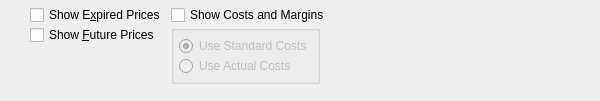
<?xml version="1.0" encoding="UTF-8"?>
<ui version="4.0">
 <comment>This file is part of the xTuple ERP: PostBooks Edition, a free and
open source Enterprise Resource Planning software suite,
Copyright (c) 1999-2011 by OpenMFG LLC, d/b/a xTuple.
It is licensed to you under the Common Public Attribution License
version 1.0, the full text of which (including xTuple-specific Exhibits)
is available at www.xtuple.com/CPAL.  By using this software, you agree
to be bound by its terms.</comment>
 <class>dspPricesByCustomer</class>
 <widget class="QWidget" name="dspPricesByCustomer">
  <property name="geometry">
   <rect>
    <x>0</x>
    <y>0</y>
    <width>600</width>
    <height>101</height>
   </rect>
  </property>
  <property name="windowTitle">
   <string>Prices by Customer</string>
  </property>
  <layout class="QHBoxLayout" name="horizontalLayout">
   <item>
    <layout class="QVBoxLayout" name="verticalLayout">
     <item>
      <widget class="CustCluster" name="_cust"/>
     </item>
     <item>
      <spacer name="verticalSpacer">
       <property name="orientation">
        <enum>Qt::Vertical</enum>
       </property>
       <property name="sizeHint" stdset="0">
        <size>
         <width>20</width>
         <height>0</height>
        </size>
       </property>
      </spacer>
     </item>
    </layout>
   </item>
   <item>
    <layout class="QVBoxLayout">
     <property name="spacing">
      <number>0</number>
     </property>
     <item>
      <widget class="XCheckBox" name="_showExpired">
       <property name="text">
        <string>Show E&amp;xpired Prices</string>
       </property>
      </widget>
     </item>
     <item>
      <widget class="XCheckBox" name="_showFuture">
       <property name="text">
        <string>Show &amp;Future Prices</string>
       </property>
      </widget>
     </item>
     <item>
      <spacer>
       <property name="orientation">
        <enum>Qt::Vertical</enum>
       </property>
       <property name="sizeType">
        <enum>QSizePolicy::Expanding</enum>
       </property>
       <property name="sizeHint" stdset="0">
        <size>
         <width>20</width>
         <height>0</height>
        </size>
       </property>
      </spacer>
     </item>
    </layout>
   </item>
   <item>
    <layout class="QVBoxLayout">
     <property name="spacing">
      <number>0</number>
     </property>
     <item>
      <widget class="XCheckBox" name="_showCosts">
       <property name="text">
        <string>Show Costs and Margins</string>
       </property>
      </widget>
     </item>
     <item>
      <layout class="QHBoxLayout">
       <property name="spacing">
        <number>0</number>
       </property>
       <item>
        <widget class="QGroupBox" name="_costsGroup">
         <property name="enabled">
          <bool>false</bool>
         </property>
         <property name="title">
          <string/>
         </property>
         <layout class="QVBoxLayout">
          <property name="spacing">
           <number>0</number>
          </property>
          <property name="margin">
           <number>5</number>
          </property>
          <item>
           <widget class="QRadioButton" name="_useStandardCosts">
            <property name="text">
             <string>Use Standard Costs</string>
            </property>
            <property name="checked">
             <bool>true</bool>
            </property>
           </widget>
          </item>
          <item>
           <widget class="QRadioButton" name="_useActualCosts">
            <property name="text">
             <string>Use Actual Costs</string>
            </property>
           </widget>
          </item>
         </layout>
        </widget>
       </item>
       <item>
        <spacer>
         <property name="orientation">
          <enum>Qt::Horizontal</enum>
         </property>
         <property name="sizeType">
          <enum>QSizePolicy::Expanding</enum>
         </property>
         <property name="sizeHint" stdset="0">
          <size>
           <width>0</width>
           <height>20</height>
          </size>
         </property>
        </spacer>
       </item>
      </layout>
     </item>
     <item>
      <spacer>
       <property name="orientation">
        <enum>Qt::Vertical</enum>
       </property>
       <property name="sizeType">
        <enum>QSizePolicy::Expanding</enum>
       </property>
       <property name="sizeHint" stdset="0">
        <size>
         <width>20</width>
         <height>0</height>
        </size>
       </property>
      </spacer>
     </item>
    </layout>
   </item>
  </layout>
 </widget>
 <layoutdefault spacing="5" margin="5"/>
 <pixmapfunction>qPixmapFromMimeSource</pixmapfunction>
 <customwidgets>
  <customwidget>
   <class>CustCluster</class>
   <extends>QWidget</extends>
   <header>custcluster.h</header>
  </customwidget>
  <customwidget>
   <class>XCheckBox</class>
   <extends>QCheckBox</extends>
   <header>xcheckbox.h</header>
  </customwidget>
 </customwidgets>
 <tabstops>
  <tabstop>_cust</tabstop>
  <tabstop>_showExpired</tabstop>
  <tabstop>_showFuture</tabstop>
  <tabstop>_showCosts</tabstop>
  <tabstop>_useStandardCosts</tabstop>
 </tabstops>
 <resources/>
 <connections>
  <connection>
   <sender>_showCosts</sender>
   <signal>toggled(bool)</signal>
   <receiver>_costsGroup</receiver>
   <slot>setEnabled(bool)</slot>
   <hints>
    <hint type="sourcelabel">
     <x>397</x>
     <y>27</y>
    </hint>
    <hint type="destinationlabel">
     <x>398</x>
     <y>50</y>
    </hint>
   </hints>
  </connection>
 </connections>
</ui>
